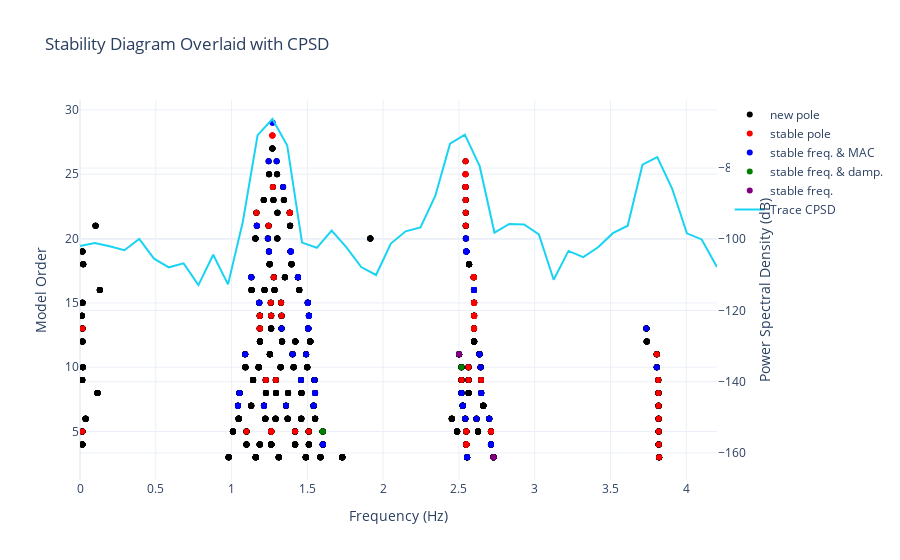

Notebook cell for this chart:
### Code cell
ssicov.plotly_stability_diagram()

### Figure 1 — Plotly figure (JSON) as saved in the notebook; plotly's stock layout.template omitted (floating-point values rounded to 4 significant figures; data arrays with more than 128 entries replaced by an {"elided": "..."} marker saying what was removed)
{"data": [{"marker": {"color": "black", "symbol": "circle"}, "mode": "markers", "name": "new pole", "type": "scatter", "x": {"elided": "1973 float values"}, "y": {"elided": "1973 int values"}}, {"marker": {"color": "red", "symbol": "circle"}, "mode": "markers", "name": "stable pole", "type": "scatter", "x": [3.82, 2.549, 2.549, 2.549, 2.549, 3.818, 0.01586, 1.098, 1.261, 1.261, 1.261, 1.261, 1.419, 1.509, 2.549, 2.549, 2.711, 2.711, 3.818, 3.817, 3.817, 3.816, 1.226, 1.292, 2.516, 2.563, 2.646, 3.815, 2.563, 3.805, 0.01665, 1.186, 1.186, 2.599, 2.599, 2.599, 2.599, 1.186, 1.186, 1.261, 1.33, 2.6, 2.6, 2.6, 2.6, 1.259, 1.327, 2.6, 2.6, 2.6, 2.6, 1.279, 2.598, 2.598, 2.598, 2.598, 1.244, 2.545, 1.164, 1.384, 1.384, 2.545, 2.545, 1.272, 2.543, 2.543, 2.544, 2.544, 2.544, 1.269, 1.269, 1.269, 1.269], "y": [3, 4, 4, 4, 4, 4, 5, 5, 5, 5, 5, 5, 5, 5, 5, 5, 5, 5, 5, 6, 7, 8, 9, 9, 9, 9, 9, 9, 10, 11, 13, 13, 13, 13, 13, 13, 13, 14, 14, 14, 14, 14, 14, 14, 14, 15, 15, 15, 15, 15, 15, 17, 17, 17, 17, 17, 21, 21, 22, 22, 22, 22, 23, 24, 24, 24, 25, 25, 26, 28, 28, 28, 28]}, {"marker": {"color": "blue", "symbol": "circle"}, "mode": "markers", "name": "stable freq. & MAC", "type": "scatter", "x": [2.554, 2.554, 1.602, 1.602, 2.711, 2.711, 2.711, 2.711, 2.541, 2.616, 2.7, 1.042, 1.042, 1.214, 1.214, 1.359, 1.541, 1.541, 2.525, 2.525, 1.052, 1.052, 1.551, 1.551, 2.516, 2.516, 2.647, 2.647, 1.458, 1.547, 2.643, 3.805, 1.089, 1.402, 1.491, 2.635, 2.635, 1.33, 1.506, 1.506, 1.506, 1.506, 3.736, 1.51, 1.51, 1.51, 1.51, 1.183, 1.183, 1.503, 1.503, 1.503, 1.503, 2.599, 2.599, 2.599, 2.599, 1.13, 1.13, 1.438, 1.438, 1.247, 1.247, 1.389, 1.389, 1.389, 1.389, 2.549, 2.549, 2.549, 2.549, 1.239, 2.546, 2.546, 1.166, 1.166, 1.34, 1.245, 1.297, 1.27, 1.27], "y": [3, 3, 4, 4, 4, 4, 4, 4, 6, 6, 6, 7, 7, 7, 7, 7, 7, 7, 7, 7, 8, 8, 8, 8, 8, 8, 8, 8, 9, 9, 10, 10, 11, 11, 11, 11, 11, 13, 13, 13, 13, 13, 13, 14, 14, 14, 14, 15, 15, 15, 15, 15, 15, 16, 16, 16, 16, 17, 17, 17, 17, 19, 19, 19, 19, 19, 19, 19, 19, 19, 19, 20, 20, 20, 21, 21, 24, 26, 26, 29, 29]}, {"marker": {"color": "green", "symbol": "circle"}, "mode": "markers", "name": "stable freq. & damp.", "type": "scatter", "x": [1.601, 1.601, 2.516], "y": [5, 5, 10]}, {"marker": {"color": "purple", "symbol": "circle"}, "mode": "markers", "name": "stable freq.", "type": "scatter", "x": [2.728, 2.728, 2.5, 2.5], "y": [3, 3, 11, 11]}, {"mode": "lines", "name": "Trace CPSD", "type": "scatter", "x": {"elided": "513 float values"}, "y": {"elided": "513 float values"}, "yaxis": "y2"}], "layout": {"title": {"text": "Stability Diagram Overlaid with CPSD"}, "xaxis": {"range": [0, 4.203], "title": {"text": "Frequency (Hz)"}}, "yaxis": {"title": {"text": "Model Order"}}, "yaxis2": {"overlaying": "y", "side": "right", "title": {"text": "Power Spectral Density (dB)"}}}}
